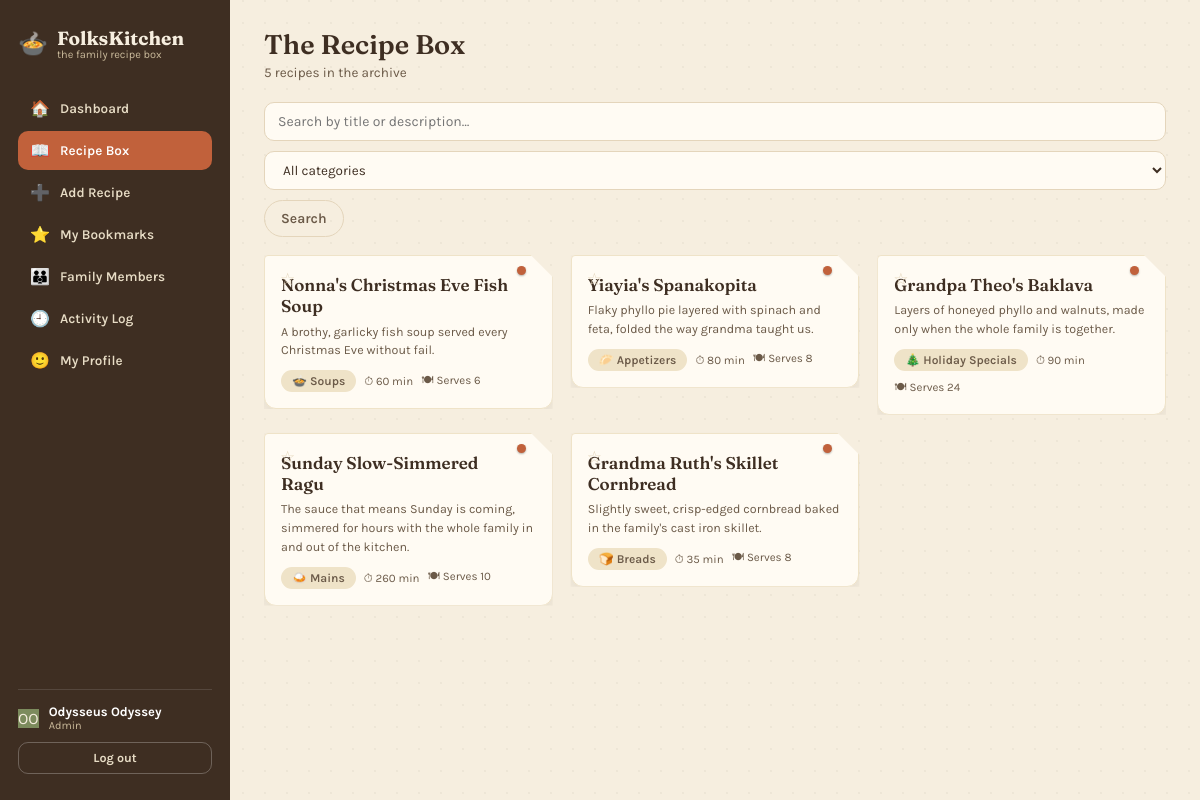
Page /recipes.php (signed in) on the committed database.
### tables this page shows
CREATE TABLE Users
(
  User_ID       INT          NOT NULL AUTO_INCREMENT,
  First_Name    VARCHAR(50)  NOT NULL,
  Last_Name     VARCHAR(50)  NOT NULL,
  Username      VARCHAR(50)  NOT NULL,
  Email         VARCHAR(100) NOT NULL,
  Password_Hash VARCHAR(255) NOT NULL,
  Birthdate     DATE         NOT NULL,
  Gender        VARCHAR(20)  NOT NULL,
  City          VARCHAR(100) NOT NULL,
  Role          VARCHAR(20)  NOT NULL,
  Created_At    DATETIME     NOT NULL,
  PRIMARY KEY (User_ID)
);

CREATE TABLE Recipes
(
  Recipe_ID   INT          NOT NULL AUTO_INCREMENT,
  Title       VARCHAR(100) NOT NULL,
  Description TEXT         NOT NULL,
  Category_ID INT          NOT NULL,
  Created_By  INT          NOT NULL,
  Prep_Time   INT          NOT NULL,
  Cook_Time   INT          NOT NULL,
  Servings    INT          NOT NULL,
  Created_At  DATETIME     NOT NULL,
  PRIMARY KEY (Recipe_ID)
);

CREATE TABLE Categories
(
  Category_ID   INT         NOT NULL AUTO_INCREMENT,
  Category_Name VARCHAR(50) NOT NULL,
  Description   TEXT        NOT NULL,
  PRIMARY KEY (Category_ID)
);

### database/config/database.php (called while the page is built)
<?php
return [
    'host'   => 'localhost',
    'dbname' => 'folkskitchen',
    'user'   => 'root',
    'pass'   => '',
    'charset'=> 'utf8mb4',
];

### classes/Database.php (called while the page is built)
<?php
class Database
{
    private static ?PDO $instance = null;
    public static function getConnection(): PDO
    {
        if (self::$instance === null) {
            $config = require __DIR__ . '/../config/database.php';
            $dsn = sprintf(
                'mysql:host=%s;dbname=%s;charset=%s',
                $config['host'],
                $config['dbname'],
                $config['charset'] ?? 'utf8mb4'
            );
            try {
                self::$instance = new PDO($dsn, $config['user'], $config['pass'], [
                    PDO::ATTR_ERRMODE            => PDO::ERRMODE_EXCEPTION,
                    PDO::ATTR_DEFAULT_FETCH_MODE => PDO::FETCH_ASSOC,
                    PDO::ATTR_EMULATE_PREPARES   => false,
                ]);
            } catch (PDOException $e) {
                die(
                    'Database connection failed: ' . $e->getMessage() .
                    '. Check config/database.php and make sure the "folkskitchen" ' .
                    'database has been created and imported (see database/ folder).'
                );
            }
        }
        return self::$instance;
    }
}

### classes/User.php (called while the page is built, shortened)
<?php
require_once __DIR__ . '/Database.php';
class User
{
    public string $firstName;
    public string $lastName;
    public function __construct(array $row = [])
    {
        $this->id           = isset($row['User_ID']) ? (int) $row['User_ID'] : null;
        $this->firstName    = $row['First_Name'] ?? '';
        $this->lastName     = $row['Last_Name'] ?? '';
        $this->role         = $row['Role'] ?? self::ROLE_PARTICIPANT;
    }
    public function fullName(): string
    {
        return trim("{$this->firstName} {$this->lastName}");
    }
    public function initials(): string
    {
        $a = $this->firstName !== '' ? substr($this->firstName, 0, 1) : '';
        $b = $this->lastName !== '' ? substr($this->lastName, 0, 1) : '';
        return strtoupper($a . $b);
    }
    public static function findById(int $id): ?self
    {
        $stmt = Database::getConnection()->prepare('SELECT * FROM Users WHERE User_ID = ?');
        $stmt->execute([$id]);
        $row = $stmt->fetch();
        return $row ? new self($row) : null;
    }
}

### includes/bootstrap.php (called while the page is built, shortened)
<?php
require_once __DIR__ . '/../classes/Database.php';
require_once __DIR__ . '/../classes/User.php';
require_once __DIR__ . '/../classes/Category.php';
require_once __DIR__ . '/../classes/Recipe.php';
require_once __DIR__ . '/../classes/Bookmark.php';
function e(?string $value): string
{
    return htmlspecialchars($value ?? '', ENT_QUOTES, 'UTF-8');
}
function currentUser(): ?User
{
    static $cached = false;
    if ($cached === false) {
        $cached = isset($_SESSION['user_id']) ? User::findById((int) $_SESSION['user_id']) : null;
    }
    return $cached;
}
function requireLogin(): User
{
    $user = currentUser();
    return $user;
}
function avatarColor(int $userId): string
{
    return AVATAR_COLORS[$userId % count(AVATAR_COLORS)];
}
function categoryIcon(?string $categoryName): string
{
    return CATEGORY_ICONS[$categoryName] ?? '🍽️';
}

### classes/Recipe.php (called while the page is built, shortened)
<?php
require_once __DIR__ . '/Database.php';
require_once __DIR__ . '/Category.php';
require_once __DIR__ . '/User.php';
class Recipe
{
    public int $categoryId;
    public int $prepTime;
    public int $cookTime;
    public function __construct(array $row = [])
    {
        $this->id          = isset($row['Recipe_ID']) ? (int) $row['Recipe_ID'] : null;
        $this->title       = $row['Title'] ?? '';
        $this->description = $row['Description'] ?? '';
        $this->categoryId  = (int) ($row['Category_ID'] ?? 0);
        $this->prepTime    = (int) ($row['Prep_Time'] ?? 0);
        $this->cookTime    = (int) ($row['Cook_Time'] ?? 0);
        $this->servings    = (int) ($row['Servings'] ?? 1);
    }
    public function totalTime(): int
    {
        return $this->prepTime + $this->cookTime;
    }
    public function category(): ?Category
    {
        return Category::findById($this->categoryId);
    }
    public static function search(string $query = '', ?int $categoryId = null): array
    {
        $sql = 'SELECT * FROM Recipes WHERE 1 = 1';
        $params = [];
        $sql .= ' ORDER BY Created_At DESC';
        $stmt = Database::getConnection()->prepare($sql);
        $stmt->execute($params);
        return array_map(fn($row) => new self($row), $stmt->fetchAll());
    }
}

### classes/Bookmark.php (called while the page is built, shortened)
<?php
require_once __DIR__ . '/Database.php';
require_once __DIR__ . '/Recipe.php';
class Bookmark
{
    public static function isBookmarked(int $userId, int $recipeId): bool
    {
        $stmt = Database::getConnection()->prepare(
            'SELECT COUNT(*) FROM Bookmarks WHERE User_ID = ? AND Recipe_ID = ?'
        );
        $stmt->execute([$userId, $recipeId]);
        return ((int) $stmt->fetchColumn()) > 0;
    }
}

### classes/Category.php (called while the page is built, shortened)
<?php
require_once __DIR__ . '/Database.php';
class Category
{
    public function __construct(array $row = [])
    {
        $this->name        = $row['Category_Name'] ?? '';
    }
    public static function findById(int $id): ?self
    {
        $stmt = Database::getConnection()->prepare('SELECT * FROM Categories WHERE Category_ID = ?');
        $stmt->execute([$id]);
        $row = $stmt->fetch();
        return $row ? new self($row) : null;
    }
}

### recipes.php (the view, shortened to what this page needs)
<?php
require_once __DIR__ . '/includes/bootstrap.php';
$user = requireLogin();
$query = trim($_GET['q'] ?? '');
$categoryId = isset($_GET['category']) && $_GET['category'] !== '' ? (int) $_GET['category'] : null;
$results = Recipe::search($query, $categoryId);
$activeNav = 'recipes';
require __DIR__ . '/includes/header.php';
?>
<div class="topbar">
  <div>
    <h2 class="page-title">The Recipe Box</h2>
    <div class="page-sub"><?= count($results) ?> recipe<?= count($results) === 1 ? '' : 's' ?> in the archive</div>
  </div>
</div>
<form class="toolbar" method="get" action="recipes.php">
  <input class="input search-input" type="text" name="q" placeholder="Search by title or description…" value="<?= e($query) ?>">
  <select class="select" name="category" onchange="this.form.submit()">
    <option value="">All categories</option>
  </select>
  <button type="submit" class="btn btn-ghost">Search</button>
</form>
<div class="recipe-grid">
  <?php if ($results): ?>
    <?php foreach ($results as $recipe): ?>
      <?php require __DIR__ . '/includes/recipe_card.php'; ?>
    <?php endforeach; ?>
  <?php else: ?>
    <div class="empty-state"><div class="ic">🔍</div>No recipes match your search.</div>
  <?php endif; ?>
</div>
<?php require __DIR__ . '/includes/footer.php'; ?>

### includes/header.php (shortened to what this page needs)
<?php
$user = currentUser();
$activeNav = $activeNav ?? '';
$navItems = [
    ['id' => 'dashboard',  'href' => 'index.php',       'icon' => '🏠', 'label' => 'Dashboard'],
    ['id' => 'recipes',    'href' => 'recipes.php',     'icon' => '📖', 'label' => 'Recipe Box'],
    ['id' => 'add-recipe', 'href' => 'recipe_form.php', 'icon' => '➕', 'label' => 'Add Recipe', 'adminOnly' => true],
    ['id' => 'bookmarks',  'href' => 'bookmarks.php',   'icon' => '⭐', 'label' => 'My Bookmarks'],
    ['id' => 'members',    'href' => 'members.php',     'icon' => '👪', 'label' => 'Family Members', 'adminOnly' => true],
    ['id' => 'activity',   'href' => 'activity.php',    'icon' => '🕘', 'label' => 'Activity Log'],
    ['id' => 'profile',    'href' => 'profile.php',     'icon' => '🙂', 'label' => 'My Profile'],
];
?>
<!DOCTYPE html>
<html lang="en">
<head>
<link rel="stylesheet" href="assets/style.css">
</head>
<body>
<?php if ($user): ?>
<div id="app-shell" class="active">
  <aside class="sidebar">
    <div class="brand">
      <div class="brand-mark">🍲</div>
      <div>
        <div class="brand-name">FolksKitchen</div>
        <div class="brand-tag">the family recipe box</div>
      </div>
    </div>
    <nav class="nav">
      <?php foreach ($navItems as $item): ?>
        <a class="nav-item <?= $activeNav === $item['id'] ? 'active' : '' ?>" href="<?= e($item['href']) ?>">
          <span class="ic"><?= $item['icon'] ?></span> <?= e($item['label']) ?>
        </a>
      <?php endforeach; ?>
    </nav>
    <div class="sidebar-footer">
      <div class="sidebar-user">
        <div class="avatar" style="background:<?= avatarColor($user->id) ?>"><?= e($user->initials()) ?></div>
        <div>
          <div class="name"><?= e($user->fullName()) ?></div>
          <div class="role"><?= e($user->role) ?></div>
        </div>
      </div>
      <a class="logout-btn" href="logout.php" style="display:block; text-align:center; text-decoration:none;">Log out</a>
    </div>
  </aside>
  <main class="main">
<?php else: ?>
  <main class="main" style="max-width:none;">
<?php endif; ?>

### includes/recipe_card.php (shortened to what this page needs)
<?php
$cat = $recipe->category();
$bookmarked = Bookmark::isBookmarked($user->id, $recipe->id);
?>
<div class="recipe-card-wrap" style="position:relative;">
  <form method="post" action="bookmark_toggle.php" style="display:inline;">
    <button type="submit" class="bookmark-star <?= $bookmarked ? 'active' : '' ?>" title="Bookmark"><?= $bookmarked ? '★' : '☆' ?></button>
  </form>
  <a class="recipe-card" href="recipe_detail.php?id=<?= $recipe->id ?>">
    <h4><?= e($recipe->title) ?></h4>
    <div class="desc"><?= e($recipe->description) ?></div>
    <div class="recipe-meta">
      <span class="tag"><?= categoryIcon($cat?->name) ?> <?= e($cat ? $cat->name : 'Uncategorized') ?></span>
      <span>⏱ <?= $recipe->totalTime() ?> min</span>
      <span>🍽 Serves <?= $recipe->servings ?></span>
    </div>
  </a>
</div>

### rows in the picture
users: $user->initials() "OO", $user->fullName() "Odysseus Odyssey", Role "Admin"
recipes: Title "Nonna's Christmas Eve Fish Soup", Description "A brothy, garlicky fish soup served every Christmas Eve without fail.", Category_ID.Category_Name "🍲", Category_ID.Category_Name "Soups", $recipe->totalTime() "60", Servings "6"
recipes: Title "Yiayia's Spanakopita", Description "Flaky phyllo pie layered with spinach and feta, folded the way grandma taught us.", Category_ID.Category_Name "🥟", Category_ID.Category_Name "Appetizers", $recipe->totalTime() "80", Servings "8"
recipes: Title "Grandpa Theo's Baklava", Description "Layers of honeyed phyllo and walnuts, made only when the whole family is together.", Category_ID.Category_Name "🎄", Category_ID.Category_Name "Holiday Specials", $recipe->totalTime() "90", Servings "24"
recipes: Title "Sunday Slow-Simmered Ragu", Description "The sauce that means Sunday is coming, simmered for hours with the whole family in and out of the kitchen.", Category_ID.Category_Name "🍛", Category_ID.Category_Name "Mains", $recipe->totalTime() "260", Servings "10"
recipes: Title "Grandma Ruth's Skillet Cornbread", Description "Slightly sweet, crisp-edged cornbread baked in the family's cast iron skillet.", Category_ID.Category_Name "🍞", Category_ID.Category_Name "Breads", $recipe->totalTime() "35", Servings "8"

### other values in the picture
$item['icon'] "🏠"
$item['label'] "Dashboard"
$item['icon'] "📖"
$item['label'] "Recipe Box"
$item['icon'] "➕"
$item['label'] "Add Recipe"
$item['icon'] "⭐"
$item['label'] "My Bookmarks"
$item['icon'] "👪"
$item['label'] "Family Members"
$item['icon'] "🕘"
$item['label'] "Activity Log"
$item['icon'] "🙂"
$item['label'] "My Profile"
count($results) "5"
